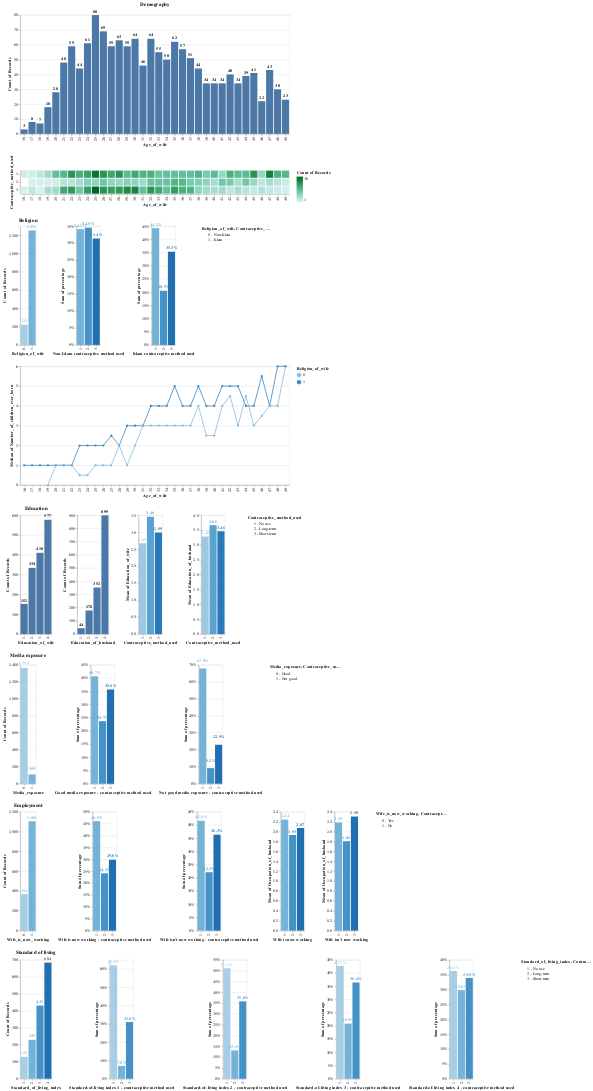

Write notebook code for a chart like this one.
### Code cell
alt.vconcat(
    age_distribution, heatmap,
    alt.hconcat(religion_distribution, non_islam_cmu, islam_cmu), 
    median_number_of_children,
    alt.hconcat(wife_education_distribution, husband_education_distribution, mean_wife_education_cmu, mean_husband_education_cmu), 
    alt.hconcat(media_exposure_distribution, good_media_exposure_cmu, not_good_media_exposure_cmu),
    alt.hconcat(wife_is_now_working_distribution, wife_is_now_working_cmu, wife_isnt_now_working_cmu, mean_husband_occupation1_cmu, mean_husband_occupation2_cmu),
    alt.hconcat(soli_distribution, soli1_cmu, soli2_cmu, soli3_cmu, soli4_cmu)
)

### Figure 1 — Vega-Lite specification as saved in the notebook (floating-point values rounded to 4 significant figures; data arrays with more than 128 entries replaced by an {"elided": "..."} marker saying what was removed)
{"config": {"view": {"continuousWidth": 400, "continuousHeight": 300}}, "vconcat": [{"layer": [{"mark": "bar", "encoding": {"x": {"type": "ordinal", "field": "Age_of_wife"}, "y": {"type": "quantitative", "aggregate": "count"}}, "title": "Demography"}, {"mark": {"type": "text", "align": "center", "baseline": "top", "dy": -15, "fontWeight": "bold"}, "encoding": {"text": {"type": "quantitative", "aggregate": "count"}, "x": {"type": "ordinal", "field": "Age_of_wife"}, "y": {"type": "quantitative", "aggregate": "count"}}, "title": "Demography"}]}, {"mark": "bar", "encoding": {"color": {"type": "quantitative", "aggregate": "count", "scale": {"scheme": "bluegreen"}}, "x": {"type": "ordinal", "field": "Age_of_wife"}, "y": {"type": "ordinal", "field": "Contraceptive_method_used"}}}, {"hconcat": [{"layer": [{"mark": "bar", "encoding": {"color": {"type": "ordinal", "field": "Religion_of_wife", "legend": {"values": ["0 - Non-Islam", "1 - Islam"]}}, "x": {"type": "ordinal", "field": "Religion_of_wife"}, "y": {"type": "quantitative", "aggregate": "count"}}, "title": "Religion"}, {"mark": {"type": "text", "align": "center", "baseline": "top", "dy": -15, "fontWeight": "bold"}, "encoding": {"color": {"type": "ordinal", "field": "Religion_of_wife", "legend": {"values": ["0 - Non-Islam", "1 - Islam"]}}, "text": {"type": "quantitative", "aggregate": "count"}, "x": {"type": "ordinal", "field": "Religion_of_wife"}, "y": {"type": "quantitative", "aggregate": "count"}}, "title": "Religion"}]}, {"layer": [{"mark": "bar", "encoding": {"color": {"type": "ordinal", "field": "Contraceptive_method_used", "legend": {"values": ["1 - No use", "2 - Long-term", "3 - Short-term"]}}, "x": {"type": "ordinal", "axis": {"title": "Non-Islam contraceptive method used"}, "field": "Contraceptive_method_used"}, "y": {"type": "quantitative", "aggregate": "sum", "axis": {"format": "%"}, "field": "percentage"}}, "transform": [{"calculate": "0.004545454545454545", "as": "percentage"}, {"filter": "datum.Religion_of_wife == \"0\""}]}, {"mark": {"type": "text", "align": "center", "baseline": "top", "dy": -15, "fontWeight": "bold"}, "encoding": {"color": {"type": "ordinal", "field": "Contraceptive_method_used", "legend": {"values": ["1 - No use", "2 - Long-term", "3 - Short-term"]}}, "text": {"type": "quantitative", "aggregate": "sum", "field": "percentage", "format": ".1%"}, "x": {"type": "ordinal", "axis": {"title": "Non-Islam contraceptive method used"}, "field": "Contraceptive_method_used"}, "y": {"type": "quantitative", "aggregate": "sum", "axis": {"format": "%"}, "field": "percentage"}}, "transform": [{"calculate": "0.004545454545454545", "as": "percentage"}, {"filter": "datum.Religion_of_wife == \"0\""}]}]}, {"layer": [{"mark": "bar", "encoding": {"color": {"type": "ordinal", "field": "Contraceptive_method_used", "legend": {"values": ["1 - No use", "2 - Long-term", "3 - Short-term"]}}, "x": {"type": "ordinal", "axis": {"title": "Islam contraceptive method used"}, "field": "Contraceptive_method_used"}, "y": {"type": "quantitative", "aggregate": "sum", "axis": {"format": "%"}, "field": "percentage"}}, "transform": [{"calculate": "0.0007980845969672786", "as": "percentage"}, {"filter": "datum.Religion_of_wife == \"1\""}]}, {"mark": {"type": "text", "align": "center", "baseline": "top", "dy": -15, "fontWeight": "bold"}, "encoding": {"color": {"type": "ordinal", "field": "Contraceptive_method_used", "legend": {"values": ["1 - No use", "2 - Long-term", "3 - Short-term"]}}, "text": {"type": "quantitative", "aggregate": "sum", "field": "percentage", "format": ".1%"}, "x": {"type": "ordinal", "axis": {"title": "Islam contraceptive method used"}, "field": "Contraceptive_method_used"}, "y": {"type": "quantitative", "aggregate": "sum", "axis": {"format": "%"}, "field": "percentage"}}, "transform": [{"calculate": "0.0007980845969672786", "as": "percentage"}, {"filter": "datum.Religion_of_wife == \"1\""}]}]}]}, {"mark": {"type": "line", "point": true}, "encoding": {"color": {"type": "ordinal", "field": "Religion_of_wife"}, "x": {"type": "ordinal", "field": "Age_of_wife"}, "y": {"type": "quantitative", "aggregate": "median", "field": "Number_of_children_ever_born"}}}, {"hconcat": [{"layer": [{"mark": "bar", "encoding": {"x": {"type": "ordinal", "field": "Education_of_wife"}, "y": {"type": "quantitative", "aggregate": "count"}}, "title": "Education"}, {"mark": {"type": "text", "align": "center", "baseline": "top", "dy": -15, "fontWeight": "bold"}, "encoding": {"text": {"type": "quantitative", "aggregate": "count"}, "x": {"type": "ordinal", "field": "Education_of_wife"}, "y": {"type": "quantitative", "aggregate": "count"}}, "title": "Education"}]}, {"layer": [{"mark": "bar", "encoding": {"x": {"type": "ordinal", "field": "Education_of_husband"}, "y": {"type": "quantitative", "aggregate": "count"}}}, {"mark": {"type": "text", "align": "center", "baseline": "top", "dy": -15, "fontWeight": "bold"}, "encoding": {"text": {"type": "quantitative", "aggregate": "count"}, "x": {"type": "ordinal", "field": "Education_of_husband"}, "y": {"type": "quantitative", "aggregate": "count"}}}]}, {"layer": [{"mark": "bar", "encoding": {"color": {"type": "ordinal", "field": "Contraceptive_method_used", "legend": {"values": ["1 - No use", "2 - Long-term", "3 - Short-term"]}}, "x": {"type": "ordinal", "field": "Contraceptive_method_used"}, "y": {"type": "quantitative", "aggregate": "mean", "field": "Education_of_wife"}}}, {"mark": {"type": "text", "align": "center", "baseline": "top", "dy": -15, "fontWeight": "bold"}, "encoding": {"color": {"type": "ordinal", "field": "Contraceptive_method_used", "legend": {"values": ["1 - No use", "2 - Long-term", "3 - Short-term"]}}, "text": {"type": "quantitative", "aggregate": "mean", "field": "Education_of_wife", "format": ".2f"}, "x": {"type": "ordinal", "field": "Contraceptive_method_used"}, "y": {"type": "quantitative", "aggregate": "mean", "field": "Education_of_wife"}}}]}, {"layer": [{"mark": "bar", "encoding": {"color": {"type": "ordinal", "field": "Contraceptive_method_used", "legend": {"values": ["1 - No use", "2 - Long-term", "3 - Short-term"]}}, "x": {"type": "ordinal", "field": "Contraceptive_method_used"}, "y": {"type": "quantitative", "aggregate": "mean", "field": "Education_of_husband"}}}, {"mark": {"type": "text", "align": "center", "baseline": "top", "dy": -15, "fontWeight": "bold"}, "encoding": {"color": {"type": "ordinal", "field": "Contraceptive_method_used", "legend": {"values": ["1 - No use", "2 - Long-term", "3 - Short-term"]}}, "text": {"type": "quantitative", "aggregate": "mean", "field": "Education_of_husband", "format": ".2f"}, "x": {"type": "ordinal", "field": "Contraceptive_method_used"}, "y": {"type": "quantitative", "aggregate": "mean", "field": "Education_of_husband"}}}]}]}, {"hconcat": [{"layer": [{"mark": "bar", "encoding": {"color": {"type": "ordinal", "field": "Media_exposure", "legend": {"values": ["0 - Good", "1 - Not good"]}}, "x": {"type": "ordinal", "field": "Media_exposure"}, "y": {"type": "quantitative", "aggregate": "count"}}, "title": "Media exposure"}, {"mark": {"type": "text", "align": "center", "baseline": "top", "dy": -20, "fontWeight": "bold"}, "encoding": {"color": {"type": "ordinal", "field": "Media_exposure", "legend": {"values": ["0 - Good", "1 - Not good"]}}, "text": {"type": "quantitative", "aggregate": "count"}, "x": {"type": "ordinal", "field": "Media_exposure"}, "y": {"type": "quantitative", "aggregate": "count"}}, "title": "Media exposure"}]}, {"layer": [{"mark": "bar", "encoding": {"color": {"type": "ordinal", "field": "Contraceptive_method_used", "legend": {"values": ["1 - No use", "2 - Long-term", "3 - Short-term"]}}, "x": {"type": "ordinal", "axis": {"title": "Good media exposure - contraceptive method used"}, "field": "Contraceptive_method_used"}, "y": {"type": "quantitative", "aggregate": "sum", "axis": {"format": "%"}, "field": "percentage"}}, "transform": [{"calculate": "0.0007331378299120235", "as": "percentage"}, {"filter": "datum.Media_exposure == \"0\""}]}, {"mark": {"type": "text", "align": "center", "baseline": "top", "dy": -15, "fontWeight": "bold"}, "encoding": {"color": {"type": "ordinal", "field": "Contraceptive_method_used", "legend": {"values": ["1 - No use", "2 - Long-term", "3 - Short-term"]}}, "text": {"type": "quantitative", "aggregate": "sum", "field": "percentage", "format": ".1%"}, "x": {"type": "ordinal", "axis": {"title": "Good media exposure - contraceptive method used"}, "field": "Contraceptive_method_used"}, "y": {"type": "quantitative", "aggregate": "sum", "axis": {"format": "%"}, "field": "percentage"}}, "transform": [{"calculate": "0.0007331378299120235", "as": "percentage"}, {"filter": "datum.Media_exposure == \"0\""}]}]}, {"layer": [{"mark": "bar", "encoding": {"color": {"type": "ordinal", "field": "Contraceptive_method_used", "legend": {"values": ["1 - No use", "2 - Long-term", "3 - Short-term"]}}, "x": {"type": "ordinal", "axis": {"title": "Not good media exposure - contraceptive method used"}, "field": "Contraceptive_method_used"}, "y": {"type": "quantitative", "aggregate": "sum", "axis": {"format": "%"}, "field": "percentage"}}, "transform": [{"calculate": "0.009174311926605505", "as": "percentage"}, {"filter": "datum.Media_exposure == \"1\""}]}, {"mark": {"type": "text", "align": "center", "baseline": "top", "dy": -25, "fontWeight": "bold"}, "encoding": {"color": {"type": "ordinal", "field": "Contraceptive_method_used", "legend": {"values": ["1 - No use", "2 - Long-term", "3 - Short-term"]}}, "text": {"type": "quantitative", "aggregate": "sum", "field": "percentage", "format": ".1%"}, "x": {"type": "ordinal", "axis": {"title": "Not good media exposure - contraceptive method used"}, "field": "Contraceptive_method_used"}, "y": {"type": "quantitative", "aggregate": "sum", "axis": {"format": "%"}, "field": "percentage"}}, "transform": [{"calculate": "0.009174311926605505", "as": "percentage"}, {"filter": "datum.Media_exposure == \"1\""}]}]}]}, {"hconcat": [{"layer": [{"mark": "bar", "encoding": {"color": {"type": "ordinal", "field": "Wife_is_now_working", "legend": {"values": ["0 - Yes", "1 - No"]}}, "x": {"type": "ordinal", "field": "Wife_is_now_working"}, "y": {"type": "quantitative", "aggregate": "count"}}, "title": "Employment"}, {"mark": {"type": "text", "align": "center", "baseline": "top", "dy": -15, "fontWeight": "bold"}, "encoding": {"color": {"type": "ordinal", "field": "Wife_is_now_working", "legend": {"values": ["0 - Yes", "1 - No"]}}, "text": {"type": "quantitative", "aggregate": "count"}, "x": {"type": "ordinal", "field": "Wife_is_now_working"}, "y": {"type": "quantitative", "aggregate": "count"}}, "title": "Employment"}]}, {"layer": [{"mark": "bar", "encoding": {"color": {"type": "ordinal", "field": "Contraceptive_method_used", "legend": {"values": ["1 - No use", "2 - Long-term", "3 - Short-term"]}}, "x": {"type": "ordinal", "axis": {"title": "Wife is now working - contraceptive method used"}, "field": "Contraceptive_method_used"}, "y": {"type": "quantitative", "aggregate": "sum", "axis": {"format": "%"}, "field": "percentage"}}, "transform": [{"calculate": "0.0027100271002710027", "as": "percentage"}, {"filter": "datum.Wife_is_now_working == \"0\""}]}, {"mark": {"type": "text", "align": "center", "baseline": "top", "dy": -15, "fontWeight": "bold"}, "encoding": {"color": {"type": "ordinal", "field": "Contraceptive_method_used", "legend": {"values": ["1 - No use", "2 - Long-term", "3 - Short-term"]}}, "text": {"type": "quantitative", "aggregate": "sum", "field": "percentage", "format": ".1%"}, "x": {"type": "ordinal", "axis": {"title": "Wife is now working - contraceptive method used"}, "field": "Contraceptive_method_used"}, "y": {"type": "quantitative", "aggregate": "sum", "axis": {"format": "%"}, "field": "percentage"}}, "transform": [{"calculate": "0.0027100271002710027", "as": "percentage"}, {"filter": "datum.Wife_is_now_working == \"0\""}]}]}, {"layer": [{"mark": "bar", "encoding": {"color": {"type": "ordinal", "field": "Contraceptive_method_used", "legend": {"values": ["1 - No use", "2 - Long-term", "3 - Short-term"]}}, "x": {"type": "ordinal", "axis": {"title": "Wife isn't now working - contraceptive method used"}, "field": "Contraceptive_method_used"}, "y": {"type": "quantitative", "aggregate": "sum", "axis": {"format": "%"}, "field": "percentage"}}, "transform": [{"calculate": "0.0009057971014492754", "as": "percentage"}, {"filter": "datum.Wife_is_now_working == \"1\""}]}, {"mark": {"type": "text", "align": "center", "baseline": "top", "dy": -15, "fontWeight": "bold"}, "encoding": {"color": {"type": "ordinal", "field": "Contraceptive_method_used", "legend": {"values": ["1 - No use", "2 - Long-term", "3 - Short-term"]}}, "text": {"type": "quantitative", "aggregate": "sum", "field": "percentage", "format": ".1%"}, "x": {"type": "ordinal", "axis": {"title": "Wife isn't now working - contraceptive method used"}, "field": "Contraceptive_method_used"}, "y": {"type": "quantitative", "aggregate": "sum", "axis": {"format": "%"}, "field": "percentage"}}, "transform": [{"calculate": "0.0009057971014492754", "as": "percentage"}, {"filter": "datum.Wife_is_now_working == \"1\""}]}]}, {"layer": [{"mark": "bar", "encoding": {"color": {"type": "ordinal", "field": "Contraceptive_method_used", "legend": {"values": ["1 - No use", "2 - Long-term", "3 - Short-term"]}}, "x": {"type": "ordinal", "field": "Contraceptive_method_used", "title": "Wife is now working"}, "y": {"type": "quantitative", "aggregate": "mean", "field": "Occupation_of_husband"}}, "transform": [{"filter": "datum.Wife_is_now_working == \"0\""}]}, {"mark": {"type": "text", "align": "center", "baseline": "top", "dy": -15, "fontWeight": "bold"}, "encoding": {"color": {"type": "ordinal", "field": "Contraceptive_method_used", "legend": {"values": ["1 - No use", "2 - Long-term", "3 - Short-term"]}}, "text": {"type": "quantitative", "aggregate": "mean", "field": "Occupation_of_husband", "format": ".2f"}, "x": {"type": "ordinal", "field": "Contraceptive_method_used", "title": "Wife is now working"}, "y": {"type": "quantitative", "aggregate": "mean", "field": "Occupation_of_husband"}}, "transform": [{"filter": "datum.Wife_is_now_working == \"0\""}]}]}, {"layer": [{"mark": "bar", "encoding": {"color": {"type": "ordinal", "field": "Contraceptive_method_used", "legend": {"values": ["1 - No use", "2 - Long-term", "3 - Short-term"]}}, "x": {"type": "ordinal", "field": "Contraceptive_method_used", "title": "Wife isn't now working"}, "y": {"type": "quantitative", "aggregate": "mean", "field": "Occupation_of_husband"}}, "transform": [{"filter": "datum.Wife_is_now_working == \"1\""}]}, {"mark": {"type": "text", "align": "center", "baseline": "top", "dy": -15, "fontWeight": "bold"}, "encoding": {"color": {"type": "ordinal", "field": "Contraceptive_method_used", "legend": {"values": ["1 - No use", "2 - Long-term", "3 - Short-term"]}}, "text": {"type": "quantitative", "aggregate": "mean", "field": "Occupation_of_husband", "format": ".2f"}, "x": {"type": "ordinal", "field": "Contraceptive_method_used", "title": "Wife isn't now working"}, "y": {"type": "quantitative", "aggregate": "mean", "field": "Occupation_of_husband"}}, "transform": [{"filter": "datum.Wife_is_now_working == \"1\""}]}]}]}, {"hconcat": [{"layer": [{"mark": "bar", "encoding": {"color": {"type": "ordinal", "field": "Standard_of_living_index"}, "x": {"type": "ordinal", "field": "Standard_of_living_index"}, "y": {"type": "quantitative", "aggregate": "count"}}, "title": "Standard of living"}, {"mark": {"type": "text", "align": "center", "baseline": "top", "dy": -15, "fontWeight": "bold"}, "encoding": {"color": {"type": "ordinal", "field": "Standard_of_living_index"}, "text": {"type": "quantitative", "aggregate": "count"}, "x": {"type": "ordinal", "field": "Standard_of_living_index"}, "y": {"type": "quantitative", "aggregate": "count"}}, "title": "Standard of living"}]}, {"layer": [{"mark": "bar", "encoding": {"color": {"type": "ordinal", "field": "Contraceptive_method_used", "legend": {"values": ["1 - No use", "2 - Long-term", "3 - Short-term"]}}, "x": {"type": "ordinal", "axis": {"title": "Standard-of-living index 1 - contraceptive method used"}, "field": "Contraceptive_method_used"}, "y": {"type": "quantitative", "aggregate": "sum", "axis": {"format": "%"}, "field": "percentage"}}, "transform": [{"calculate": "0.007751937984496124", "as": "percentage"}, {"filter": "datum.Standard_of_living_index == \"1\""}]}, {"mark": {"type": "text", "align": "center", "baseline": "top", "dy": -15, "fontWeight": "bold"}, "encoding": {"color": {"type": "ordinal", "field": "Contraceptive_method_used", "legend": {"values": ["1 - No use", "2 - Long-term", "3 - Short-term"]}}, "text": {"type": "quantitative", "aggregate": "sum", "field": "percentage", "format": ".1%"}, "x": {"type": "ordinal", "axis": {"title": "Standard-of-living index 1 - contraceptive method used"}, "field": "Contraceptive_method_used"}, "y": {"type": "quantitative", "aggregate": "sum", "axis": {"format": "%"}, "field": "percentage"}}, "transform": [{"calculate": "0.007751937984496124", "as": "percentage"}, {"filter": "datum.Standard_of_living_index == \"1\""}]}]}, {"layer": [{"mark": "bar", "encoding": {"color": {"type": "ordinal", "field": "Contraceptive_method_used", "legend": {"values": ["1 - No use", "2 - Long-term", "3 - Short-term"]}}, "x": {"type": "ordinal", "axis": {"title": "Standard-of-living index 2 - contraceptive method used"}, "field": "Contraceptive_method_used"}, "y": {"type": "quantitative", "aggregate": "sum", "axis": {"format": "%"}, "field": "percentage"}}, "transform": [{"calculate": "0.004366812227074236", "as": "percentage"}, {"filter": "datum.Standard_of_living_index == \"2\""}]}, {"mark": {"type": "text", "align": "center", "baseline": "top", "dy": -15, "fontWeight": "bold"}, "encoding": {"color": {"type": "ordinal", "field": "Contraceptive_method_used", "legend": {"values": ["1 - No use", "2 - Long-term", "3 - Short-term"]}}, "text": {"type": "quantitative", "aggregate": "sum", "field": "percentage", "format": ".1%"}, "x": {"type": "ordinal", "axis": {"title": "Standard-of-living index 2 - contraceptive method used"}, "field": "Contraceptive_method_used"}, "y": {"type": "quantitative", "aggregate": "sum", "axis": {"format": "%"}, "field": "percentage"}}, "transform": [{"calculate": "0.004366812227074236", "as": "percentage"}, {"filter": "datum.Standard_of_living_index == \"2\""}]}]}, {"layer": [{"mark": "bar", "encoding": {"color": {"type": "ordinal", "field": "Contraceptive_method_used", "legend": {"values": ["1 - No use", "2 - Long-term", "3 - Short-term"]}}, "x": {"type": "ordinal", "axis": {"title": "Standard-of-living index 3 - contraceptive method used"}, "field": "Contraceptive_method_used"}, "y": {"type": "quantitative", "aggregate": "sum", "axis": {"format": "%"}, "field": "percentage"}}, "transform": [{"calculate": "0.002320185614849188", "as": "percentage"}, {"filter": "datum.Standard_of_living_index == \"3\""}]}, {"mark": {"type": "text", "align": "center", "baseline": "top", "dy": -15, "fontWeight": "bold"}, "encoding": {"color": {"type": "ordinal", "field": "Contraceptive_method_used", "legend": {"values": ["1 - No use", "2 - Long-term", "3 - Short-term"]}}, "text": {"type": "quantitative", "aggregate": "sum", "field": "percentage", "format": ".1%"}, "x": {"type": "ordinal", "axis": {"title": "Standard-of-living index 3 - contraceptive method used"}, "field": "Contraceptive_method_used"}, "y": {"type": "quantitative", "aggregate": "sum", "axis": {"format": "%"}, "field": "percentage"}}, "transform": [{"calculate": "0.002320185614849188", "as": "percentage"}, {"filter": "datum.Standard_of_living_index == \"3\""}]}]}, {"layer": [{"mark": "bar", "encoding": {"color": {"type": "ordinal", "field": "Contraceptive_method_used", "legend": {"values": ["1 - No use", "2 - Long-term", "3 - Short-term"]}}, "x": {"type": "ordinal", "axis": {"title": "Standard-of-living index 4 - contraceptive method used"}, "field": "Contraceptive_method_used"}, "y": {"type": "quantitative", "aggregate": "sum", "axis": {"format": "%"}, "field": "percentage"}}, "transform": [{"calculate": "0.0014619883040935672", "as": "percentage"}, {"filter": "datum.Standard_of_living_index == \"4\""}]}, {"mark": {"type": "text", "align": "center", "baseline": "top", "dy": -15, "fontWeight": "bold"}, "encoding": {"color": {"type": "ordinal", "field": "Contraceptive_method_used", "legend": {"values": ["1 - No use", "2 - Long-term", "3 - Short-term"]}}, "text": {"type": "quantitative", "aggregate": "sum", "field": "percentage", "format": ".1%"}, "x": {"type": "ordinal", "axis": {"title": "Standard-of-living index 4 - contraceptive method used"}, "field": "Contraceptive_method_used"}, "y": {"type": "quantitative", "aggregate": "sum", "axis": {"format": "%"}, "field": "percentage"}}, "transform": [{"calculate": "0.0014619883040935672", "as": "percentage"}, {"filter": "datum.Standard_of_living_index == \"4\""}]}]}]}], "data": {"name": "data-6800b694ba81ad6ce2f3558093a367f7"}, "$schema": "https://vega.github.io/schema/vega-lite/v4.8.1.json", "datasets": {"data-6800b694ba81ad6ce2f3558093a367f7": {"elided": "1473 records"}}}
